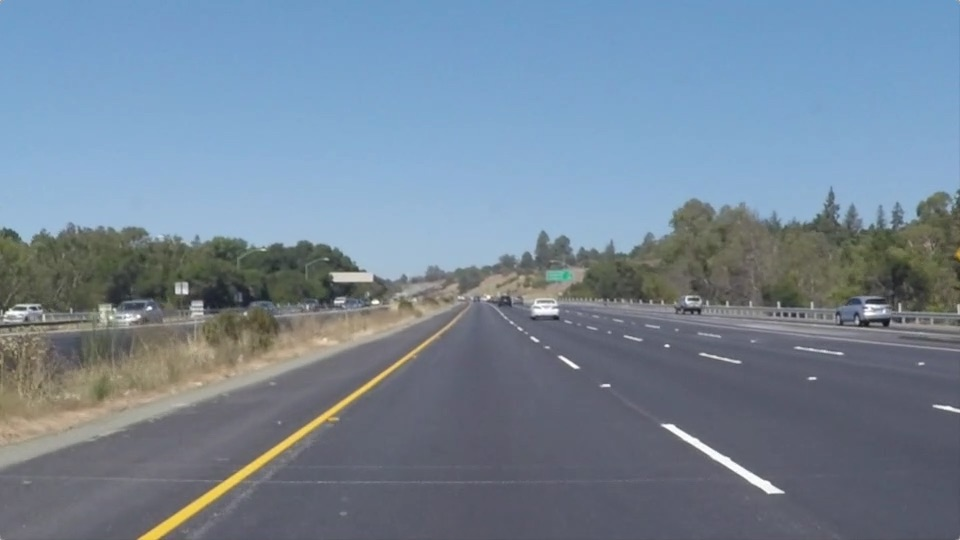
#> input picture jotang-ml-task2/test1/outer1.png, 960 x 540 px
$ jupyter execute test1.3.ipynb
#> lines starting #> are read from the running program, lines starting #| are printed output that depends on the picture
[cell 1]
import numpy as np
from PIL import Image
import matplotlib.pyplot as plt
plt.rcParams['font.sans-serif'] = ['SimHei']
plt.rcParams['axes.unicode_minus'] = False


img = Image.open('outer1.png').convert('L')  # Convert to grayscale
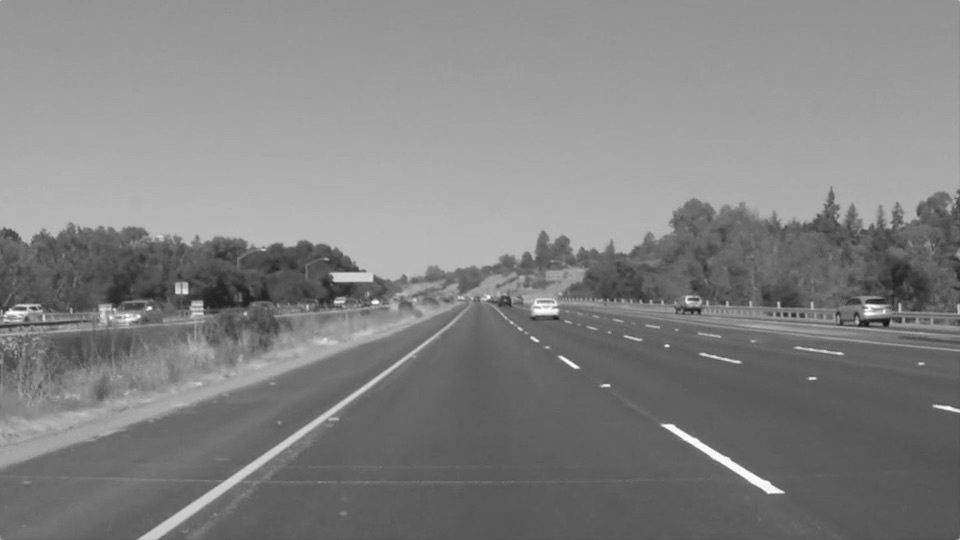
#> img: PIL image 960x540 L; min 19, max 255, mean 130.4
img_np = np.array(img,dtype=np.float32)

def conv2d(image,kernel,stride=1,padding="same"):
#> called with kernel = array of shape (3, 3), stride = 1, padding = 'same'
        img_h, img_w = image.shape
#> img_h = 540; img_w = 960
        k_h, k_w = kernel.shape

        if padding == "same":
                pad_h = (k_h - 1) // 2
                pad_w = (k_w - 1) // 2
        else:
                pad_h = 0
                pad_w = 0

        img_pad = np.pad(image, ((pad_h, pad_h), (pad_w, pad_w)), mode='constant')

        out_h = (img_h + 2 * pad_h - k_h) // stride + 1
#> out_h = 540
        out_w = (img_w + 2 * pad_w - k_w) // stride + 1
#> out_w = 960
        out = np.zeros((out_h, out_w), dtype=np.float32)


        for y in range(out_h):
            y_start = y * stride
            for x in range(out_w):
                x_start = x * stride
                window = img_pad[y_start:y_start + k_h, x_start:x_start + k_w]
                out[y, x] = np.sum(window * kernel)

        return out

blur_mean = np.ones((3,3)) / 9.0


def gaussian_kernel_5x5():
        g = np.array([
            [1,4,6,4,1],
            [4,16,24,16,4],
            [6,24,36,24,6],
            [4,16,24,16,4],
            [1,4,6,4,1]
    ])
        return g / np.sum(g)
blur_gauss =gaussian_kernel_5x5()


sharpen_kernel = np.array([
    [0, -1, 0],
    [-1, 5, -1],
    [0, -1, 0]
])


sobel_x = np.array([
    [-1, 0, 1],
    [-2, 0, 2],
    [-1, 0, 1]
])

sobel_y = np.array([
    [-1, -2, -1],
    [0, 0, 0],
    [1, 2, 1]
])


img_mean_blur = conv2d(img_np, blur_mean)
img_gauss_blur = conv2d(img_np, blur_gauss)
#> call 2 of conv2d, with kernel = array of shape (5, 5), stride = 1, padding = 'same'
#> in conv2d (call 2), `img_pad = np.pad(image, ((pad_h, pad_h), (pad_w, pad_w)), mode='consta..`:
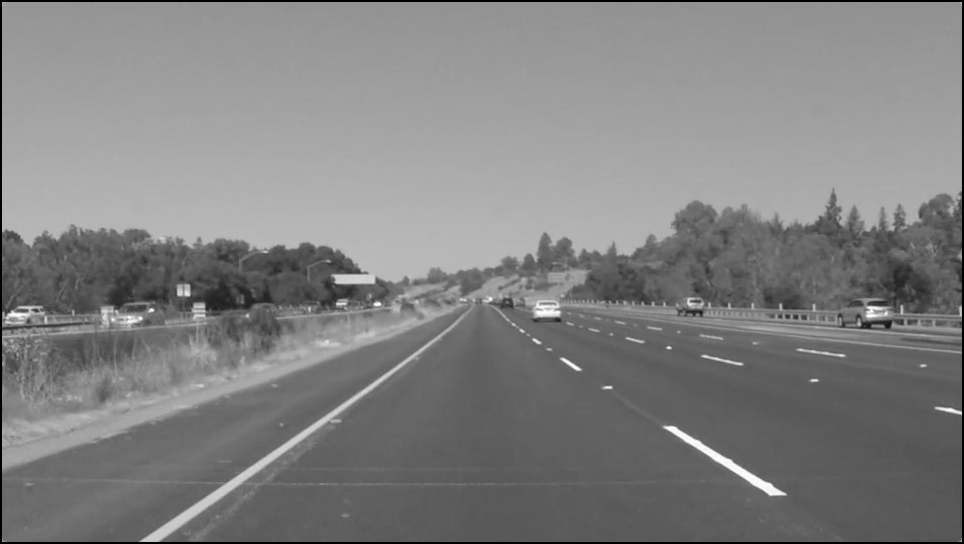
#> img_pad: shape (544, 964) float32; min 0, max 255, mean 128.9
img_sharpen = conv2d(img_np, sharpen_kernel)
#> call 3 of conv2d, with kernel = array of shape (3, 3), stride = 1, padding = 'same'
#> after the loop in conv2d (call 3), `for y in range(out_h):`:
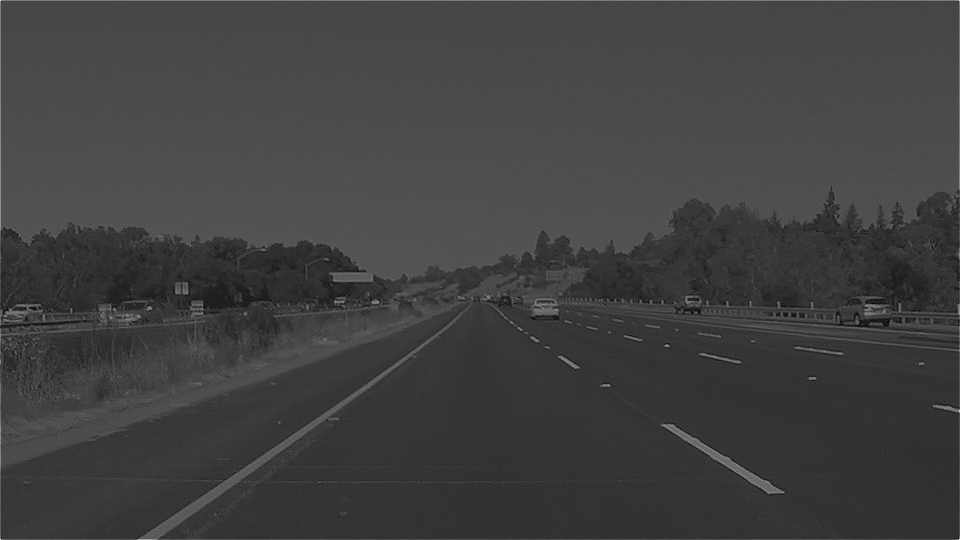
#> out: shape (540, 960) float32; min -52, max 667, mean 131.1; drawn with min black and max white
img_sobel_x = conv2d(img_np, sobel_x)
#> call 4 of conv2d, with kernel = array of shape (3, 3), stride = 1, padding = 'same'
#> after the loop in conv2d (call 4), `for y in range(out_h):`:
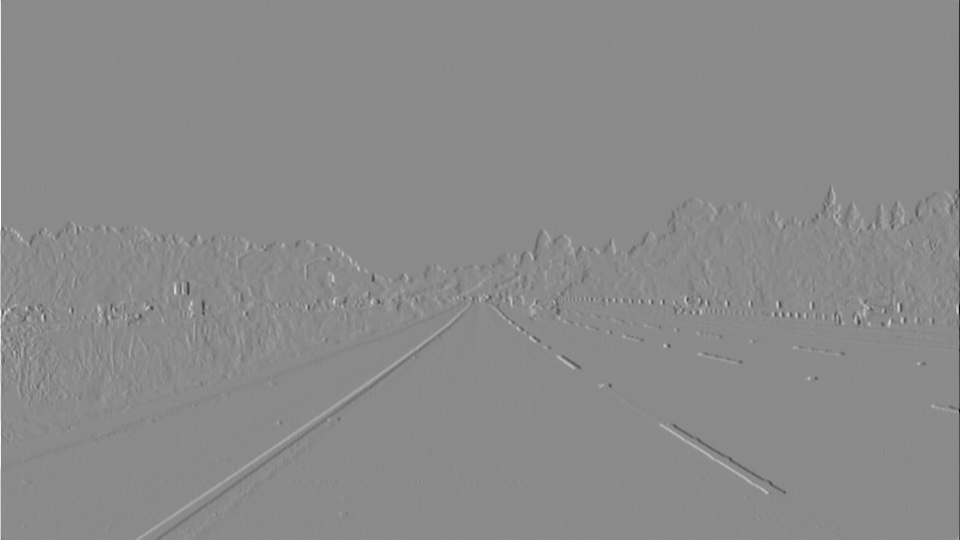
#> out: shape (540, 960) float32; min -863, max 723, mean -0.1; drawn with min black and max white
img_sobel_y = conv2d(img_np, sobel_y)
#> after the loop in conv2d (call 5), `for y in range(out_h):`:
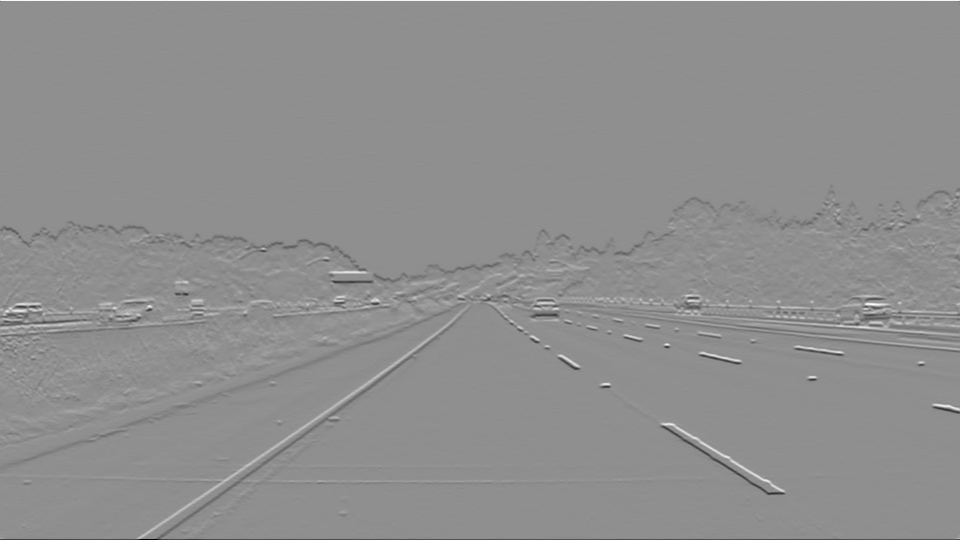
#> out: shape (540, 960) float32; min -814, max 635, mean -0.4; drawn with min black and max white

img_sobel = np.sqrt(img_sobel_x**2 + img_sobel_y**2)
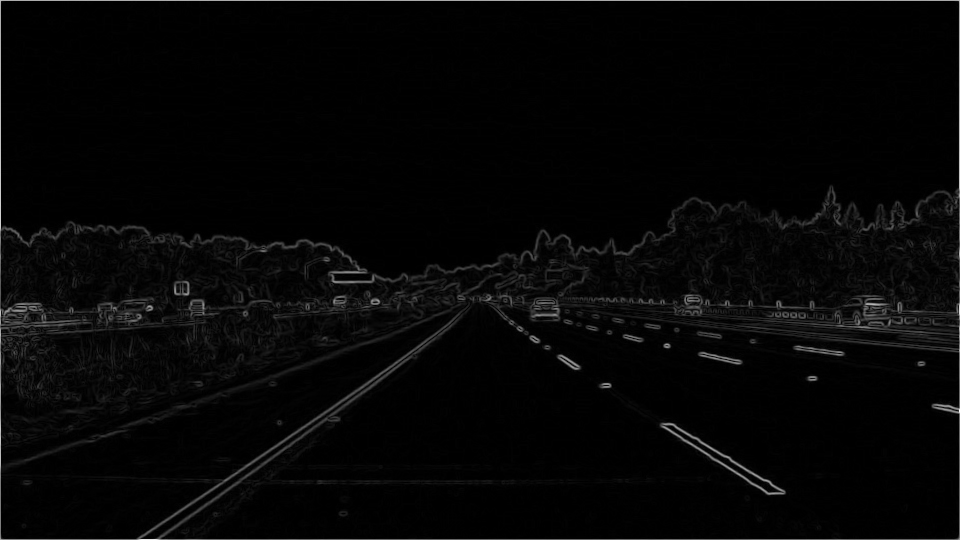
#> img_sobel: shape (540, 960) float32; min 0, max 879.8, mean 21.4; drawn with min black and max white

plt.figure(figsize=(16, 10))
plt.subplot(2, 3, 1)
plt.imshow(img_np, cmap='gray')
plt.title('Original Image')
plt.axis('off')

plt.subplot(2, 3, 2)
plt.imshow(img_mean_blur, cmap='gray')
plt.title('3x3均值模糊')
plt.axis('off')

plt.subplot(2, 3, 3)
plt.imshow(img_gauss_blur, cmap='gray')
plt.title('5x5高斯模糊')
plt.axis('off')

plt.subplot(2, 3, 4)
plt.imshow(img_sharpen, cmap='gray')
plt.title('锐化')
plt.axis('off')

plt.subplot(2, 3, 5)
plt.imshow(img_sobel_x, cmap='gray')
plt.title('Sobel X边缘')
plt.axis('off')

plt.subplot(2, 3, 6)
plt.imshow(img_sobel, cmap='gray')
plt.title('Sobel 综合边缘')
plt.axis('off')

plt.tight_layout()
plt.show()
